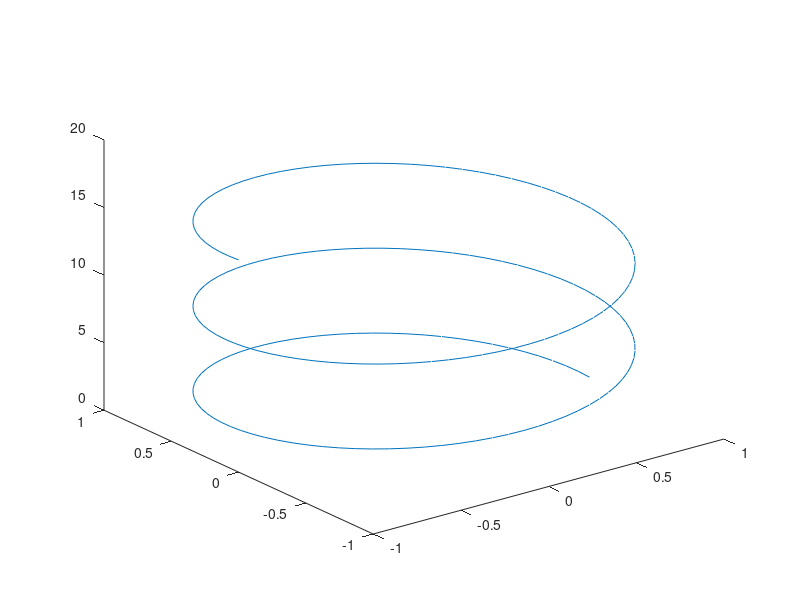

Write the MATLAB code that produced this figure.
% Regression test function (black blox) for FreeMat v4.0
% This function is autogenerated by helpgen.
function bbtest_success = bbtest_plot3
  bbtest_success = 1;
NumErrors = 0;
try
  t = linspace(0,5*pi,200);

catch
  NumErrors = NumErrors + 1;
end
try
  x = cos(t); y = sin(t); z = t;

catch
  NumErrors = NumErrors + 1;
end
try
  plot3(x,y,z);

catch
  NumErrors = NumErrors + 1;
end
try
  view(3);

catch
  NumErrors = NumErrors + 1;
end
try
  mprint plt3

catch
  NumErrors = NumErrors + 1;
end
if (NumErrors ~= 0) bbtest_success = 0; return; end
